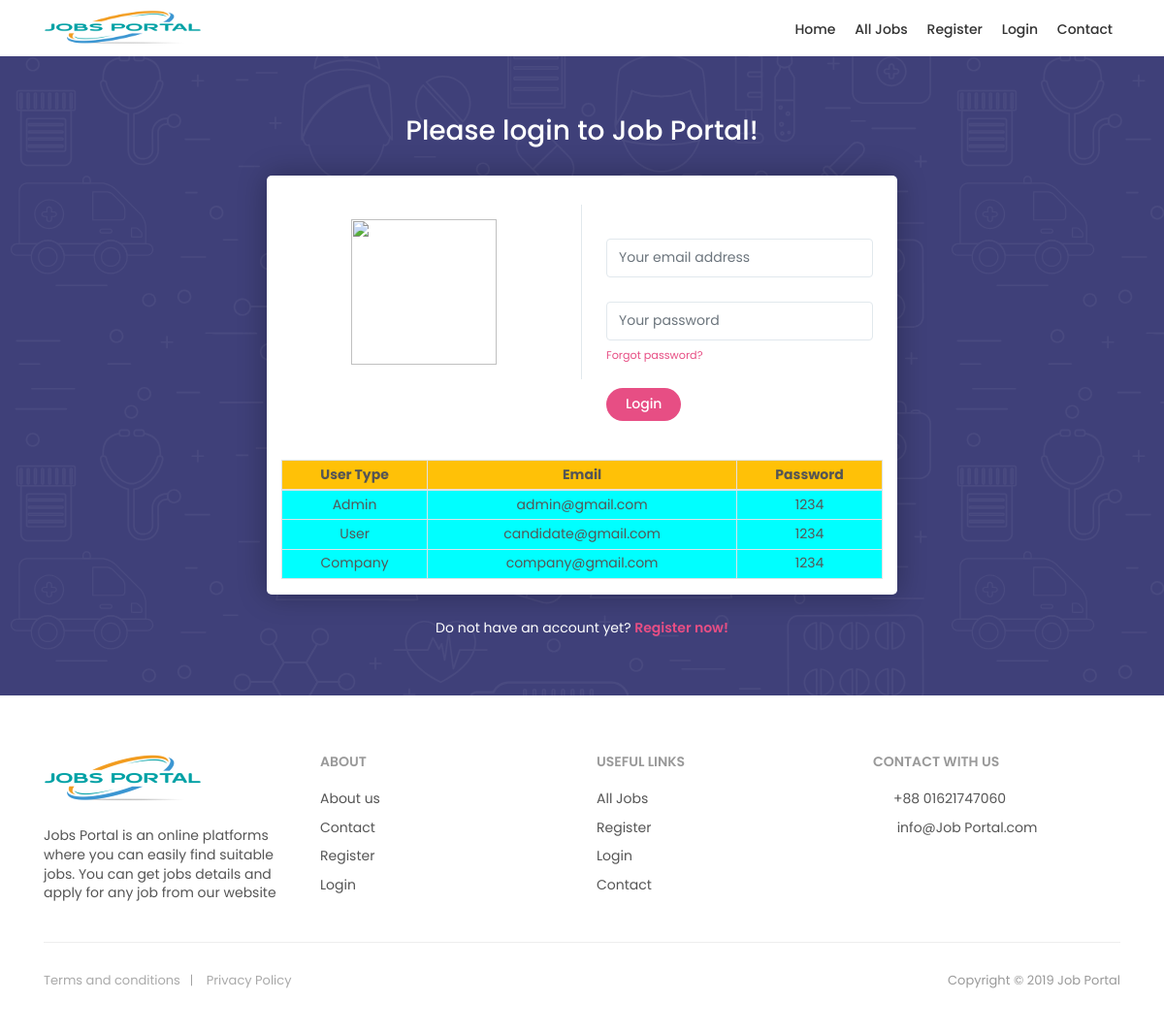
Screenshot of /user_login.php with the database file from the repository.
### tables this page shows
CREATE TABLE `candidate` (
  `id` int(30) NOT NULL,
  `name` varchar(100) NOT NULL,
  `father` varchar(100) NOT NULL,
  `mother` varchar(100) NOT NULL,
  `gender` varchar(50) NOT NULL,
  `dob` date NOT NULL,
  `blood_Group` varchar(50) NOT NULL,
  `mobile` varchar(100) NOT NULL,
  `email` varchar(255) NOT NULL,
  `password` varchar(255) NOT NULL,
  `division` varchar(100) NOT NULL,
  `image` varchar(255) NOT NULL,
  `address` varchar(255) NOT NULL
);

CREATE TABLE `company` (
  `id` int(11) NOT NULL,
  `name` varchar(255) NOT NULL,
  `mobile` varchar(255) NOT NULL,
  `email` varchar(255) NOT NULL,
  `password` varchar(255) NOT NULL
);

### user_login.php (the view, shortened to what this page needs)
<?php
     $conn=db();
?>
<!DOCTYPE html>
<html lang="en">
<head>
	<link href="css/bootstrap.min.css" rel="stylesheet">
	<link href="css/style.css" rel="stylesheet">
	<link href="css/menu.css" rel="stylesheet">
	<link href="css/vendors.css" rel="stylesheet">
	<link href="css/icon_fonts/css/all_icons_min.css" rel="stylesheet">
	<link href="css/custom.css" rel="stylesheet">
</head>
<body>
	<header class="header_sticky">
		<div class="container">
			<div class="row">
				<div class="col-lg-3 col-6">
					<div id="logo_home">
						<h1><a href="index.php" title="Job Portal">Job Portal</a></h1>
					</div>
				</div>
				<nav class="col-lg-9 col-6">
					<div class="main-menu">
						<ul>
							<li><a href="index.php">Home</a></li>
                            <li><a href="list.php">All Jobs</a></li>
                            <li><a href="user_register.php">Register</a></li>
                            <li><a href="user_login.php">Login</a></li>
                            <li><a href="contacts.php">Contact</a></li>
						</ul>
					</div>
				</nav>
			</div>
		</div>
	</header>
	<main>
		<div class="bg_color_2">
			<div class="container margin_60_35">
				<div id="login-2">
					<h1>Please login to Job Portal!</h1>
					<form action="user_login.php" method="post">
						<div class="box_form clearfix">
							<div class="box_login">
								<center><img src="img/my_logo.png" width='150' height='150'/></center>
							</div>
							<div class="box_login last">
								<div class="form-group">
									<input type="email" name="email" class="form-control" placeholder="Your email address">
								</div>
								<div class="form-group">
									<input type="password" name="password" class="form-control" placeholder="Your password">
									<a href="#0" class="forgot"><small>Forgot password?</small></a>
								</div>
								<div class="form-group">
									<input class="btn_1" type="submit" value="Login">
								</div>
							</div>
                     <div class="container user">
                        <table class="table table-bordered text-center">
                           <thead>
                              <tr class="bg-warning">
                                 <th>User Type</th>
                                 <th>Email</th>
                                 <th>Password</th>
                              </tr>
                           </thead>
                           <tbody>
                              <tr>
                                 <td>Admin</td>
                                 <?php
                                    $sql  ="select * from admin LIMIT 1";
                                    $result  =  mysqli_query($conn, $sql);
                                    while($row = mysqli_fetch_assoc($result)) { ?>
                                       <td><?= $row['email'] ?></td>
                                       <td><?= $row['password'] ?></td>
                                 <?php } ?>
                              </tr>
                              <tr>
                                 <td>User</td>
                                 <?php
                                    $sql  ="select * from candidate LIMIT 1";
                                    $result  =  mysqli_query($conn, $sql);
                                    while($row = mysqli_fetch_assoc($result)) { ?>
                                       <td><?= $row['email'] ?></td>
                                       <td><?= $row['password'] ?></td>
                                 <?php } ?>
                              </tr>
                              <tr>
                                 <td>Company</td>
                                 <?php
                                    $sql  ="select * from company LIMIT 1";
                                    $result  =  mysqli_query($conn, $sql);
                                    while($row = mysqli_fetch_assoc($result)) { ?>
                                       <td><?= $row['email'] ?></td>
                                       <td><?= $row['password'] ?></td>
                                 <?php } ?>
                              </tr>
                           </tbody>
                        </table>
                     </div>
						</div>
					</form>
					<p class="text-center link_bright">Do not have an account yet? <a href="user_register.php"><strong>Register now!</strong></a></p>
				</div>
			</div>
		</div>
	</main>
    <footer>
        <div class="container margin_60_35">
            <div class="row">
                <div class="col-lg-3 col-md-12">
                    <p>
                        <a href="index.php" title="Findoctor">
                            <img src="img/logo.png" data-retina="true" alt="" width="163" height="36" class="img-fluid">
                        </a>
                    </p>
                    <p>Jobs Portal is an online platforms where you can easily find suitable jobs. You can get jobs details and apply for any job from our website</p>
                </div>
                <div class="col-lg-3 col-md-4">
                    <h5>About</h5>
                    <ul class="links">
                        <li><a href="about.php">About us</a></li>
                        <li><a href="contacts.php">Contact</a></li>
                        <li><a href="user_register.php">Register</a></li>
                        <li><a href="user_login.php">Login</a></li>
                    </ul>
                </div>
                <div class="col-lg-3 col-md-4">
                    <h5>Useful links</h5>
                    <ul class="links">
                        <li><a href="list.php">All Jobs</a></li>
                        <li><a href="user_register.php">Register</a></li>
                        <li><a href="user_login.php">Login</a></li>
                        <li><a href="#">Contact</a></li>
                    </ul>
                </div>
                <div class="col-lg-3 col-md-4">
                    <h5>Contact with Us</h5>
                    <ul class="contacts">
                        <li><a href="tel://8801621747060"><i class="icon_mobile"></i>+88 01621747060</a></li>
                        <li><a href="mailto:info@Job Portal.com"><i class="icon_mail_alt"></i> info@Job Portal.com</a></li>
                    </ul>
                </div>
            </div>
            <hr>
            <div class="row">
                <div class="col-md-8">
                    <ul id="additional_links">
                        <li><a href="#">Terms and conditions</a></li>
                        <li><a href="#">Privacy Policy</a></li>
                    </ul>
                </div>
                <div class="col-md-4">
                    <div id="copy">Copyright © 2019 Job Portal</div>
                </div>
            </div>
        </div>
    </footer>
</body>
</html>

### css/menu.css (style rules this page uses)
.main-menu { position: relative; z-index: 9; width: auto; top: 11px; float: right; -moz-transition: all 0.3s ease-in-out; -o-transition: all 0.3s ease-in-out; -webkit-transition: all 0.3s ease-in-out; -ms-transition: all 0.3s ease-in-out; transition: all 0.3s ease-in-out; }
.main-menu ul, .main-menu ul li { position: relative; margin: 0; padding: 0; }
.main-menu ul a, .main-menu ul li a { position: relative; margin: 0; padding: 0; display: block; padding: 10px; }
.main-menu > ul > li > a { color: #333; padding: 0 8px 17px 8px; font-size: 14px; font-size: 0.875rem; font-weight: 500; }
@media only screen and (min-width: 992px) { .main-menu { width: auto; } }
@media only screen and (min-width: 992px) { .main-menu a { white-space: nowrap; } }
@media only screen and (min-width: 992px) { .main-menu ul li { display: inline-block; } }

### user_login.php (style rules this page uses)
.user .table td, .user .table th { padding: .3rem; }
.user .table td { background-color: cyan; }

### rows the page displays
candidate: email "candidate@gmail.com", password "1234"
company: email "company@gmail.com", password "1234"

### other values shown
$row['email'] "admin@gmail.com"
$row['password'] "1234"
